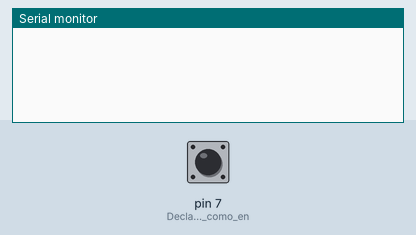
Bench run of a sketch on a simulated Arduino Uno, built with avr-gcc and run on an emulated ATmega328P. On the bench: the last lines printed to the serial monitor. The inputs (shaded band) are chosen by the test bench; at power-on: pin 7 (Declarar_el_pin_7_como_en) HIGH.

Above: at 1.2 s.
1.3 s: pin 7 (Declarar_el_pin_7_como_en) pulled LOW for 1 s
At 3.4 s:
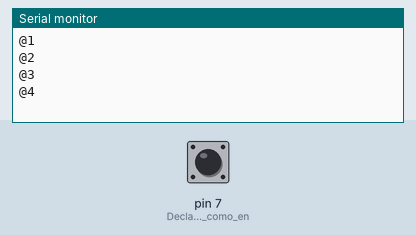
3.8 s: pin 7 (Declarar_el_pin_7_como_en) pulled LOW for 0.15 s
At 4.6 s:
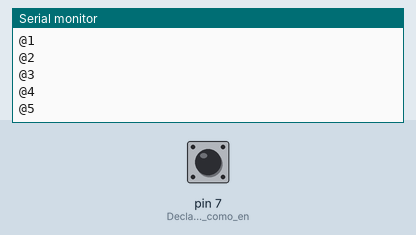
5.4 s: pin 7 (Declarar_el_pin_7_como_en) pulled LOW for 0.15 s
At 5.8 s:
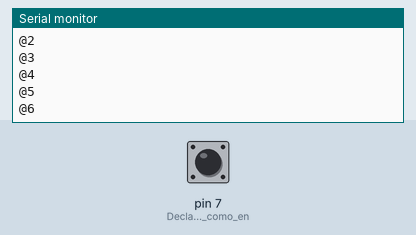
Timing chart, 0 to 8.4 s (numbered marks = the images above; inputs shaded):
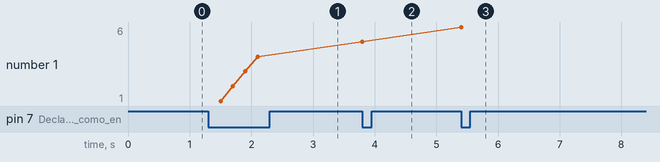

The sketch:

ProgramaArduino.ino
```cpp
int contador = 0;
unsigned long tiempo0 = 0;
unsigned long tiempo1 = 0;
bool primeraVez = false;

void setup() {
   pinMode(7, INPUT_PULLUP);  //Declarar el pin 7 como entrada con pull-up
   Serial.begin(9600); // Iniciar el puerto serial a 9600 BAUDs

}

void loop() {

  //Leer el estado de la entrada digital 7
  int estadoBoton = digitalRead(7);
  //Serial.println(estadoBoton);

  if(estadoBoton == 0){
    //El boton esta activado
    if(!primeraVez){ primeraVez = true; tiempo0 = millis(); }  //Se detecta la primera activacion y se guarda ese tiempo
    else{
      tiempo1 = millis();     //En los rebotes se verifica el tiempo, aqui se podria llamar a otra funcion para aprovechar el tiempo del procesador
      if((tiempo1-tiempo0)>200) {  //Si el tiempo supera los 200ms entonces activamos las instrucciones correspondientes
          //Se activo el boton y pasaron 200ms
          primeraVez = false;
          contador++;
          if(contador>30) contador=0;
          Serial.print("@");
          Serial.println(contador);
      }
    }


  }
  else{
    //contador=0;
    //El boton esta desactivado
   // Serial.println("Boton desactivado");
  }

}
```

Measured:
- after the input at 1.3 s, the serial monitor: prints a new line after 0.20 s (image 1)
- after the input at 3.8 s, the serial monitor: prints a new line at once (image 2)
- after the input at 5.4 s, the serial monitor: prints a new line at once (image 3)
- plotted number 1: 4 → 5 after the input at 3.8 s, 5 → 6 after the input at 5.4 s
